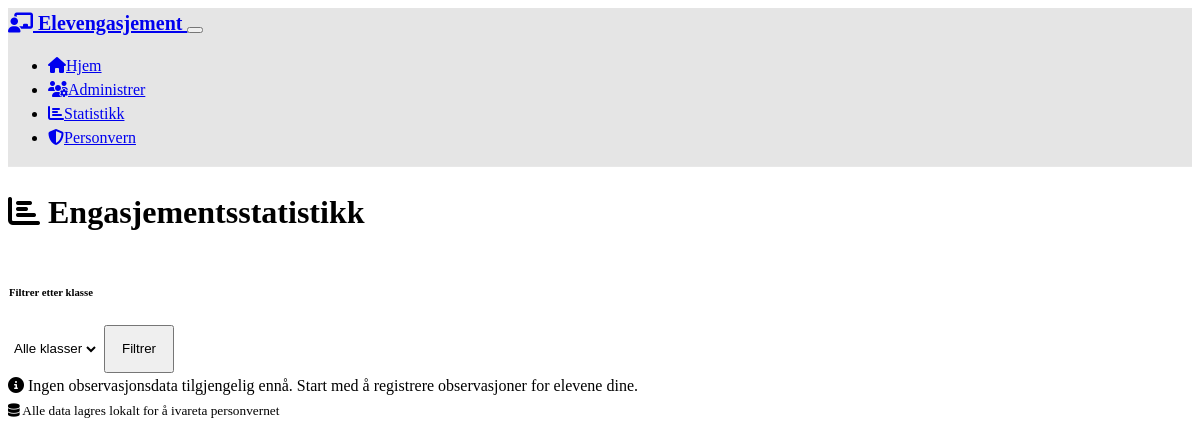
The page /statistics on the database as committed earlier.
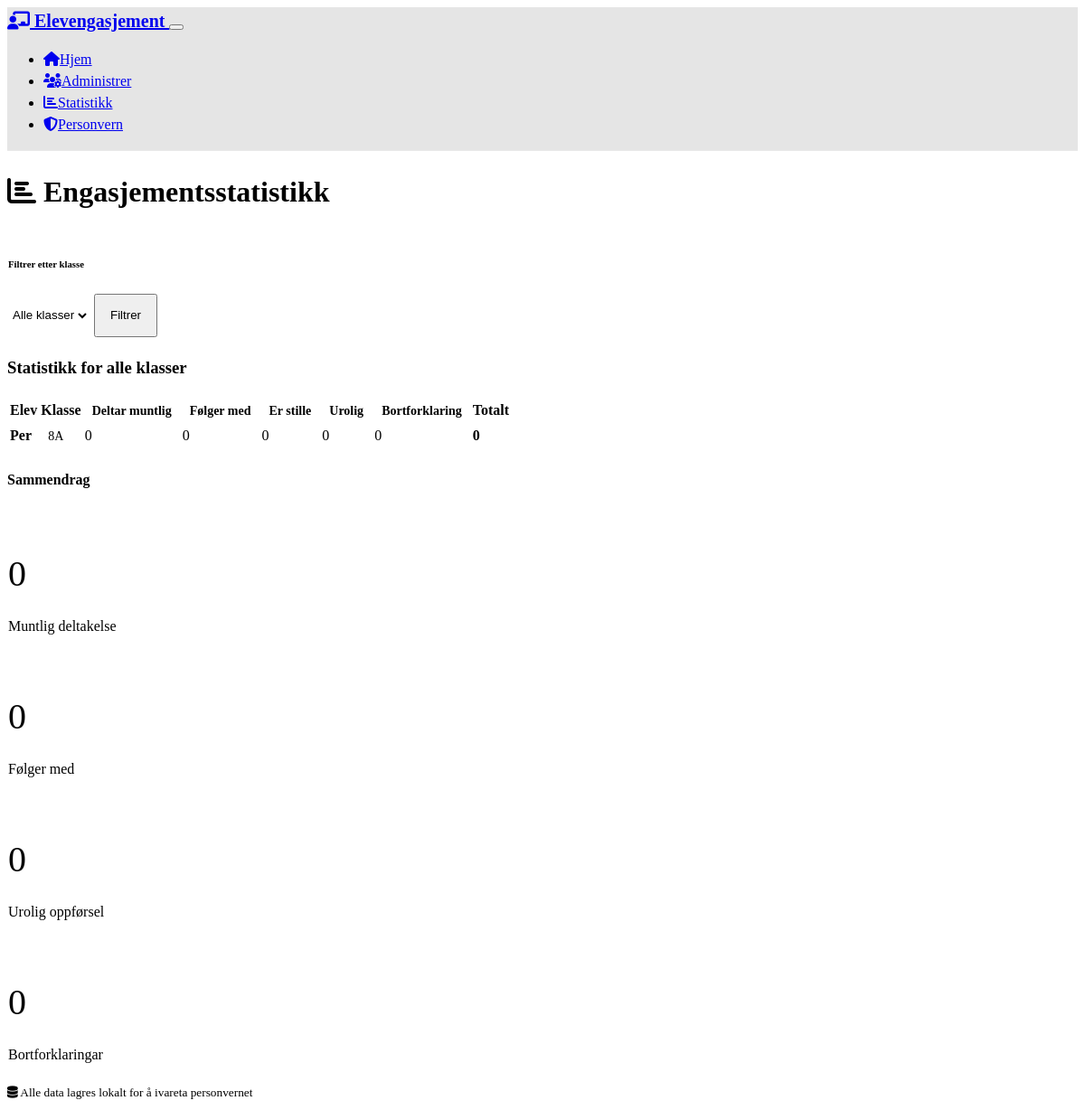
The same page on the database as committed later.
### models.py (models this page shows, shortened)
class Student(db.Model):
    id = db.Column(db.Integer, primary_key=True)
    name = db.Column(db.String(100), nullable=False)
    class_id = db.Column(db.Integer, db.ForeignKey('class.id'), nullable=False)
    created_at = db.Column(db.DateTime, default=datetime.utcnow)
    observations = db.relationship('Observation', backref='student', lazy=True, cascade='all, delete-orphan')

class Class(db.Model):
    id = db.Column(db.Integer, primary_key=True)
    name = db.Column(db.String(50), unique=True, nullable=False)
    created_at = db.Column(db.DateTime, default=datetime.utcnow)
    students = db.relationship('Student', backref='class_ref', lazy=True, cascade='all, delete-orphan')

### app.py (the view)
@app.route('/statistics')
def statistics():
    classes = Class.query.all()
    selected_class_id = request.args.get('class_id', type=int)
    if selected_class_id:
        selected_class = Class.query.get(selected_class_id)
        students = Student.query.filter_by(class_id=selected_class_id).all()
    else:
        selected_class = None
        students = Student.query.all()
    student_stats = []
    for student in students:
        stats = {
            'student': student,
            'deltar_muntlig': Observation.query.filter_by(student_id=student.id, observation_type='deltar_muntlig').count(),
            'folger_med': Observation.query.filter_by(student_id=student.id, observation_type='folger_med').count(),
            'er_stille': Observation.query.filter_by(student_id=student.id, observation_type='er_stille').count(),
            'urolig': Observation.query.filter_by(student_id=student.id, observation_type='urolig').count(),
            'bortforklaring': Observation.query.filter_by(student_id=student.id, observation_type='bortforklaring').count(),
        }
        stats['total'] = sum([stats[key] for key in stats if key != 'student'])
        student_stats.append(stats)
    student_stats.sort(key=lambda x: x['total'], reverse=True)
    return render_template('statistics.html',
                         classes=classes,
                         selected_class=selected_class,
                         student_stats=student_stats)

### templates/statistics.html (shortened to what the changed rows need)
{% extends "base.html" %}
{% block content %}
<div class="row">
    <div class="col-12">
        <h1 class="mb-4">
            <i class="fas fa-chart-bar me-2"></i>
            Engasjementsstatistikk
        </h1>
    </div>
</div>
<div class="row mb-4">
    <div class="col-md-6">
    </div>
</div>
{% if student_stats %}
    <div class="row">
        <div class="col-12">
            {% if selected_class %}
                <h3>Statistikk for {{ selected_class.name }}</h3>
            {% else %}
                <h3>Statistikk for alle klasser</h3>
            {% endif %}
            <div class="table-responsive">
                <table class="table table-striped">
                    <thead>
                        <tr>
                            <th>Elev</th>
                            <th>Klasse</th>
                            <th class="text-center">
                                <span class="badge bg-success">Deltar muntlig</span>
                            </th>
                            <th class="text-center">
                                <span class="badge bg-info">Følger med</span>
                            </th>
                            <th class="text-center">
                                <span class="badge bg-secondary">Er stille</span>
                            </th>
                            <th class="text-center">
                                <span class="badge bg-warning">Urolig</span>
                            </th>
                            <th class="text-center">
                                <span class="badge bg-danger">Bortforklaring</span>
                            </th>
                            <th class="text-center">Totalt</th>
                        </tr>
                    </thead>
                    <tbody>
                        {% for stats in student_stats %}
                            <tr>
                                <td><strong>{{ stats.student.name }}</strong></td>
                                <td>
                                    <span class="badge bg-dark">{{ stats.student.class_ref.name }}</span>
                                </td>
                                <td class="text-center">
                                    {% if stats.deltar_muntlig > 0 %}
                                        <span class="badge bg-success">{{ stats.deltar_muntlig }}</span>
                                    {% else %}
                                        <span class="text-muted">0</span>
                                    {% endif %}
                                </td>
                                <td class="text-center">
                                    {% if stats.folger_med > 0 %}
                                        <span class="badge bg-info">{{ stats.folger_med }}</span>
                                    {% else %}
                                        <span class="text-muted">0</span>
                                    {% endif %}
                                </td>
                                <td class="text-center">
                                    {% if stats.er_stille > 0 %}
                                        <span class="badge bg-secondary">{{ stats.er_stille }}</span>
                                    {% else %}
                                        <span class="text-muted">0</span>
                                    {% endif %}
                                </td>
                                <td class="text-center">
                                    {% if stats.urolig > 0 %}
                                        <span class="badge bg-warning">{{ stats.urolig }}</span>
                                    {% else %}
                                        <span class="text-muted">0</span>
                                    {% endif %}
                                </td>
                                <td class="text-center">
                                    {% if stats.bortforklaring > 0 %}
                                        <span class="badge bg-danger">{{ stats.bortforklaring }}</span>
                                    {% else %}
                                        <span class="text-muted">0</span>
                                    {% endif %}
                                </td>
                                <td class="text-center">
                                    <strong>{{ stats.total }}</strong>
                                </td>
                            </tr>
                        {% endfor %}
                    </tbody>
                </table>
            </div>
        </div>
    </div>
    <div class="row mt-4">
        <div class="col-12">
            <h4>Sammendrag</h4>
        </div>
        <div class="col-md-6 col-lg-3 mb-3">
            <div class="card">
                <div class="card-body text-center">
                    <h3 class="text-success">{{ student_stats | sum(attribute='deltar_muntlig') }}</h3>
                    <p class="card-text">Muntlig deltakelse</p>
                </div>
            </div>
        </div>
        <div class="col-md-6 col-lg-3 mb-3">
            <div class="card">
                <div class="card-body text-center">
                    <h3 class="text-info">{{ student_stats | sum(attribute='folger_med') }}</h3>
                    <p class="card-text">Følger med</p>
                </div>
            </div>
        </div>
        <div class="col-md-6 col-lg-3 mb-3">
            <div class="card">
                <div class="card-body text-center">
                    <h3 class="text-warning">{{ student_stats | sum(attribute='urolig') }}</h3>
                    <p class="card-text">Urolig oppførsel</p>
                </div>
            </div>
        </div>
        <div class="col-md-6 col-lg-3 mb-3">
            <div class="card">
                <div class="card-body text-center">
                    <h3 class="text-danger">{{ student_stats | sum(attribute='bortforklaring') }}</h3>
                    <p class="card-text">Bortforklaringar</p>
                </div>
            </div>
        </div>
    </div>
{% else %}
    <div class="alert alert-info">
        <i class="fas fa-info-circle me-2"></i>
        Ingen observasjonsdata tilgjengelig ennå. Start med å registrere observasjoner for elevene dine.
    </div>
{% endif %}
{% endblock %}

Rows that differ between the two databases and show on the page:
added Student: student.name "Per"
now on this page (row unchanged): Class: student.class_ref.name "8A"
Other text that changed with them:
{{ student_stats | sum(attribute='deltar_muntlig') }}: (not shown) → "0"
{{ student_stats | sum(attribute='folger_med') }}: (not shown) → "0"
{{ student_stats | sum(attribute='urolig') }}: (not shown) → "0"
{{ student_stats | sum(attribute='bortforklaring') }}: (not shown) → "0"
text no longer shown: "Ingen observasjonsdata tilgjengelig ennå. Start med å registrere observasjoner for elevene dine."
text now shown: "Statistikk for alle klasser Elev Klasse Deltar muntlig Følger med Er stille Urolig Bortforklaring Totalt Sammendrag Muntlig deltakelse Følger med Urolig oppførsel Bortforklaringar"
new list line: "0 0 0 0 0 0"
